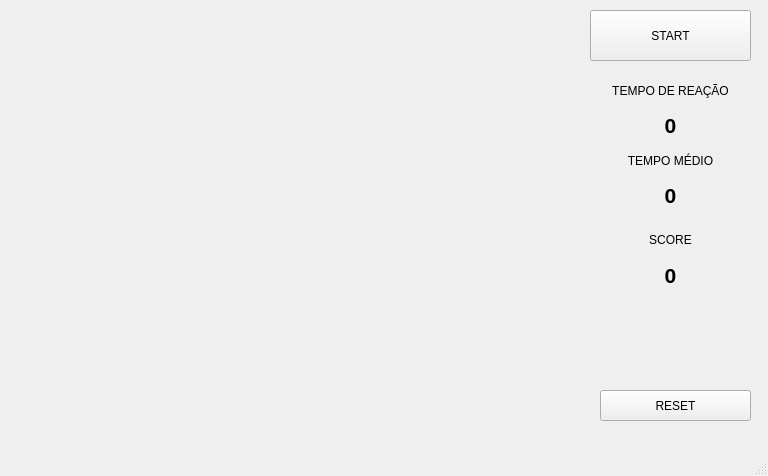
<?xml version="1.0" encoding="UTF-8"?>
<ui version="4.0">
 <class>MainWindow</class>
 <widget class="QMainWindow" name="MainWindow">
  <property name="geometry">
   <rect>
    <x>0</x>
    <y>0</y>
    <width>768</width>
    <height>476</height>
   </rect>
  </property>
  <property name="windowTitle">
   <string>MainWindow</string>
  </property>
  <widget class="QWidget" name="centralwidget">
   <widget class="QPushButton" name="start_Button">
    <property name="geometry">
     <rect>
      <x>590</x>
      <y>10</y>
      <width>161</width>
      <height>51</height>
     </rect>
    </property>
    <property name="text">
     <string>START</string>
    </property>
   </widget>
   <widget class="QPushButton" name="reset_Button">
    <property name="geometry">
     <rect>
      <x>600</x>
      <y>390</y>
      <width>151</width>
      <height>31</height>
     </rect>
    </property>
    <property name="text">
     <string>RESET</string>
    </property>
   </widget>
   <widget class="QLabel" name="label">
    <property name="geometry">
     <rect>
      <x>590</x>
      <y>80</y>
      <width>161</width>
      <height>21</height>
     </rect>
    </property>
    <property name="text">
     <string>TEMPO DE REAÇÃO</string>
    </property>
    <property name="alignment">
     <set>Qt::AlignCenter</set>
    </property>
   </widget>
   <widget class="QLabel" name="last_react_time_label">
    <property name="geometry">
     <rect>
      <x>610</x>
      <y>110</y>
      <width>121</width>
      <height>31</height>
     </rect>
    </property>
    <property name="font">
     <font>
      <pointsize>16</pointsize>
      <weight>75</weight>
      <bold>true</bold>
     </font>
    </property>
    <property name="text">
     <string>0</string>
    </property>
    <property name="alignment">
     <set>Qt::AlignCenter</set>
    </property>
   </widget>
   <widget class="QLabel" name="label_3">
    <property name="geometry">
     <rect>
      <x>590</x>
      <y>150</y>
      <width>161</width>
      <height>21</height>
     </rect>
    </property>
    <property name="text">
     <string>TEMPO MÉDIO</string>
    </property>
    <property name="alignment">
     <set>Qt::AlignCenter</set>
    </property>
   </widget>
   <widget class="QLabel" name="mean_time_label">
    <property name="geometry">
     <rect>
      <x>610</x>
      <y>180</y>
      <width>121</width>
      <height>31</height>
     </rect>
    </property>
    <property name="font">
     <font>
      <pointsize>16</pointsize>
      <weight>75</weight>
      <bold>true</bold>
     </font>
    </property>
    <property name="text">
     <string>0</string>
    </property>
    <property name="alignment">
     <set>Qt::AlignCenter</set>
    </property>
   </widget>
   <widget class="QLabel" name="label_5">
    <property name="geometry">
     <rect>
      <x>605</x>
      <y>230</y>
      <width>131</width>
      <height>20</height>
     </rect>
    </property>
    <property name="text">
     <string>SCORE</string>
    </property>
    <property name="alignment">
     <set>Qt::AlignCenter</set>
    </property>
   </widget>
   <widget class="QLabel" name="score_label">
    <property name="geometry">
     <rect>
      <x>610</x>
      <y>260</y>
      <width>121</width>
      <height>31</height>
     </rect>
    </property>
    <property name="font">
     <font>
      <pointsize>16</pointsize>
      <weight>75</weight>
      <bold>true</bold>
     </font>
    </property>
    <property name="text">
     <string>0</string>
    </property>
    <property name="alignment">
     <set>Qt::AlignCenter</set>
    </property>
   </widget>
  </widget>
  <widget class="QMenuBar" name="menubar">
   <property name="geometry">
    <rect>
     <x>0</x>
     <y>0</y>
     <width>768</width>
     <height>24</height>
    </rect>
   </property>
  </widget>
  <widget class="QStatusBar" name="statusbar"/>
 </widget>
 <resources/>
 <connections/>
</ui>
